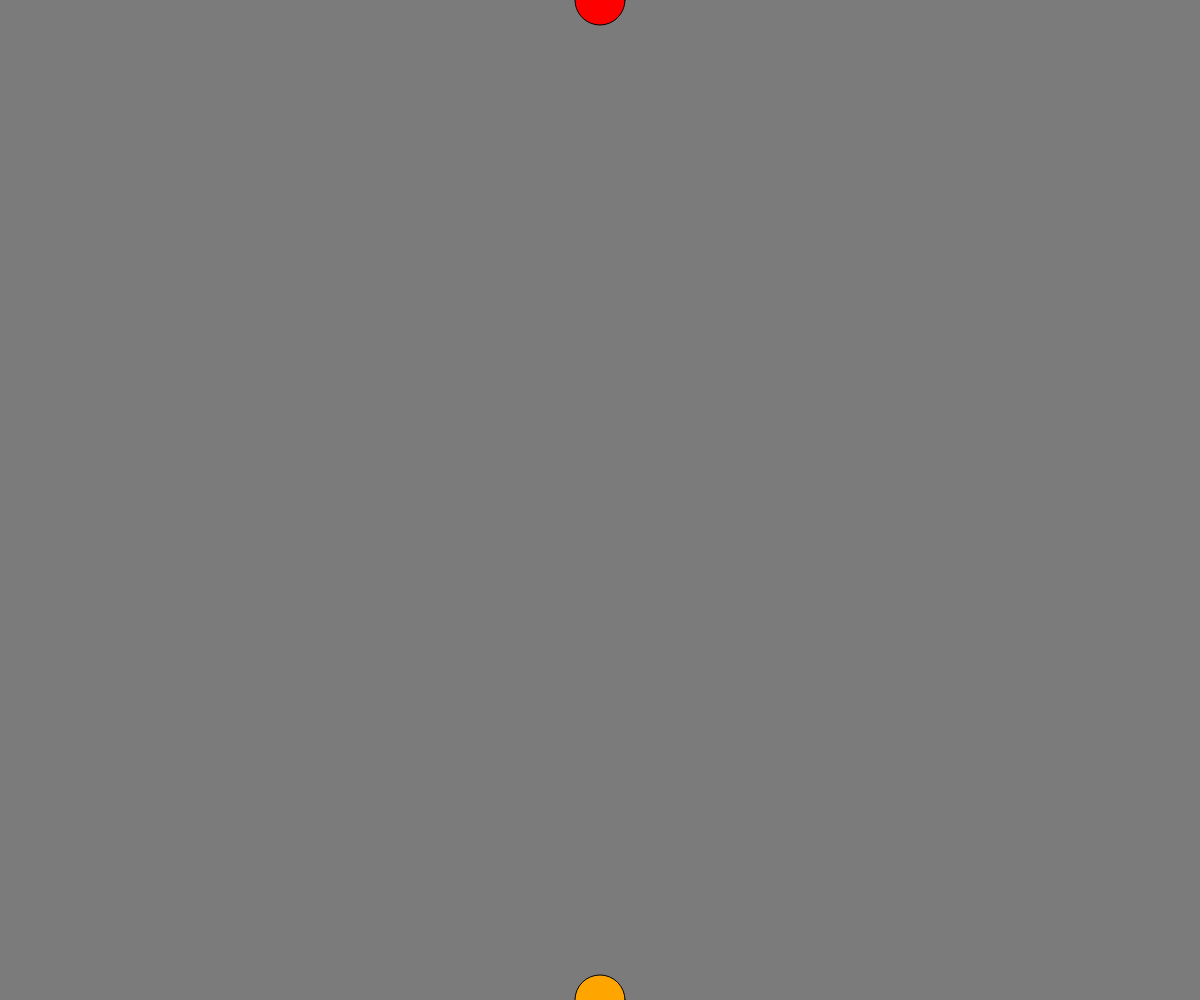
Frame 1 (no input)
Frame 60 (no input): identical to frame 1, image omitted
Frame 120 (the mouse pressed at the canvas centre since frame 60): identical to frame 1, image omitted

The p5.js sketch that drew this single still picture (run headless with seeded random() and noise() and a simulated clock; from frame 60 on, the mouse is pressed at the canvas centre):

// p5.js sketch
// ── sketch.js
var m;
var target;

var counter = 0;

var gravity = 5;

function setup() {
	createCanvas(windowWidth, windowHeight);

	target = {
		x: windowWidth / 2,
		y: 0,
		radius: 50,
		color: 'red'
	}

	m = {
		x: windowWidth / 2,
		y: windowHeight,
		jumpHeight: 100,
		color: 'orange'
	}
}

function draw() {
	// background
	background(123);

	// target
	fill(target.color);
	ellipse(target.x,target.y,target.radius,target.radius);


	// gravity
	if (m.y <= windowHeight - gravity) {
		m.y += gravity;
	}

	// magikarp
	fill(m.color);
	ellipse(m.x, m.y, 50, 50);
}

function mouseClicked() {
	if (m.y >= m.jumpHeight) {
		m.y -= m.jumpHeight;
	}

	if (m.y <= target.y + target.radius) {
		counter++;
		m.y = windowHeight;

		alert(counter);
	}
}
